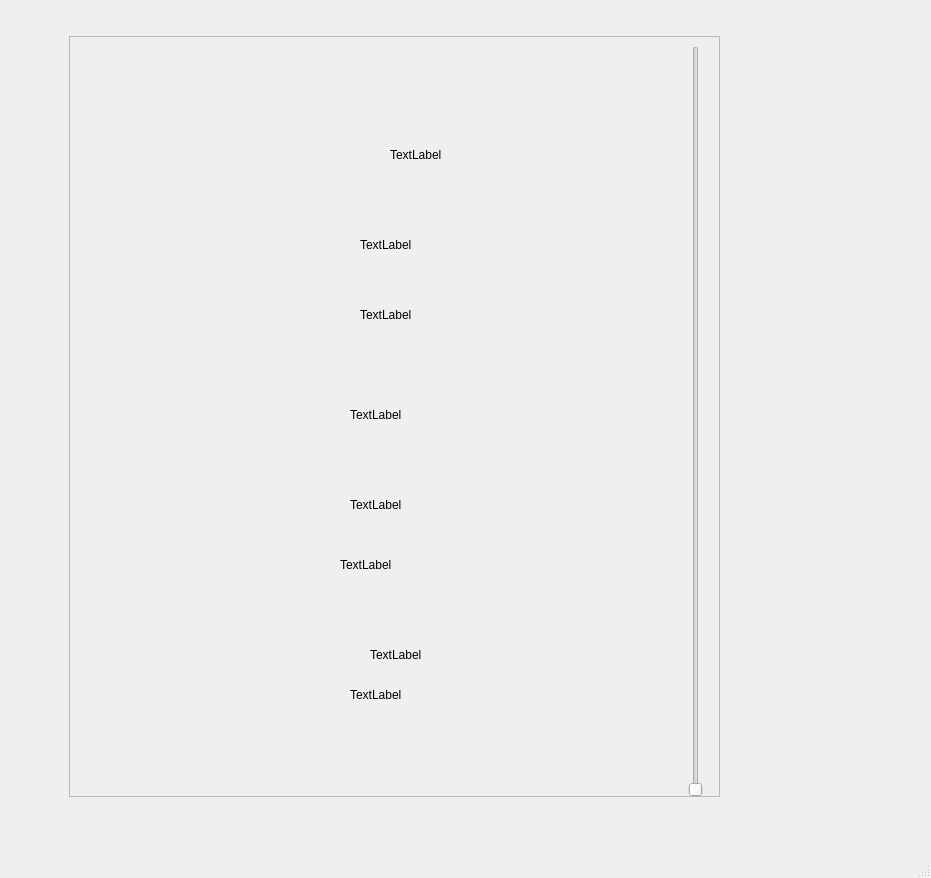
<?xml version="1.0" encoding="UTF-8"?>
<ui version="4.0">
 <class>MainWindow</class>
 <widget class="QMainWindow" name="MainWindow">
  <property name="geometry">
   <rect>
    <x>0</x>
    <y>0</y>
    <width>931</width>
    <height>878</height>
   </rect>
  </property>
  <property name="windowTitle">
   <string>MainWindow</string>
  </property>
  <widget class="QWidget" name="centralwidget">
   <widget class="QScrollArea" name="scrollArea">
    <property name="geometry">
     <rect>
      <x>69</x>
      <y>36</y>
      <width>651</width>
      <height>761</height>
     </rect>
    </property>
    <property name="widgetResizable">
     <bool>true</bool>
    </property>
    <widget class="QWidget" name="scrollAreaWidgetContents">
     <property name="geometry">
      <rect>
       <x>0</x>
       <y>0</y>
       <width>649</width>
       <height>759</height>
      </rect>
     </property>
     <widget class="QLabel" name="label">
      <property name="geometry">
       <rect>
        <x>290</x>
        <y>200</y>
        <width>72</width>
        <height>15</height>
       </rect>
      </property>
      <property name="text">
       <string>TextLabel</string>
      </property>
     </widget>
     <widget class="QLabel" name="label_2">
      <property name="geometry">
       <rect>
        <x>320</x>
        <y>110</y>
        <width>72</width>
        <height>15</height>
       </rect>
      </property>
      <property name="text">
       <string>TextLabel</string>
      </property>
     </widget>
     <widget class="QLabel" name="label_3">
      <property name="geometry">
       <rect>
        <x>290</x>
        <y>270</y>
        <width>72</width>
        <height>15</height>
       </rect>
      </property>
      <property name="text">
       <string>TextLabel</string>
      </property>
     </widget>
     <widget class="QLabel" name="label_4">
      <property name="geometry">
       <rect>
        <x>280</x>
        <y>370</y>
        <width>72</width>
        <height>15</height>
       </rect>
      </property>
      <property name="text">
       <string>TextLabel</string>
      </property>
     </widget>
     <widget class="QLabel" name="label_5">
      <property name="geometry">
       <rect>
        <x>280</x>
        <y>460</y>
        <width>72</width>
        <height>15</height>
       </rect>
      </property>
      <property name="text">
       <string>TextLabel</string>
      </property>
     </widget>
     <widget class="QLabel" name="label_6">
      <property name="geometry">
       <rect>
        <x>270</x>
        <y>520</y>
        <width>72</width>
        <height>15</height>
       </rect>
      </property>
      <property name="text">
       <string>TextLabel</string>
      </property>
     </widget>
     <widget class="QLabel" name="label_7">
      <property name="geometry">
       <rect>
        <x>300</x>
        <y>610</y>
        <width>72</width>
        <height>15</height>
       </rect>
      </property>
      <property name="text">
       <string>TextLabel</string>
      </property>
     </widget>
     <widget class="QLabel" name="label_8">
      <property name="geometry">
       <rect>
        <x>280</x>
        <y>650</y>
        <width>72</width>
        <height>15</height>
       </rect>
      </property>
      <property name="text">
       <string>TextLabel</string>
      </property>
     </widget>
     <widget class="QSlider" name="verticalSlider">
      <property name="geometry">
       <rect>
        <x>600</x>
        <y>9</y>
        <width>51</width>
        <height>751</height>
       </rect>
      </property>
      <property name="orientation">
       <enum>Qt::Vertical</enum>
      </property>
     </widget>
    </widget>
   </widget>
  </widget>
  <widget class="QMenuBar" name="menubar">
   <property name="geometry">
    <rect>
     <x>0</x>
     <y>0</y>
     <width>931</width>
     <height>26</height>
    </rect>
   </property>
  </widget>
  <widget class="QStatusBar" name="statusbar"/>
 </widget>
 <resources/>
 <connections/>
</ui>
